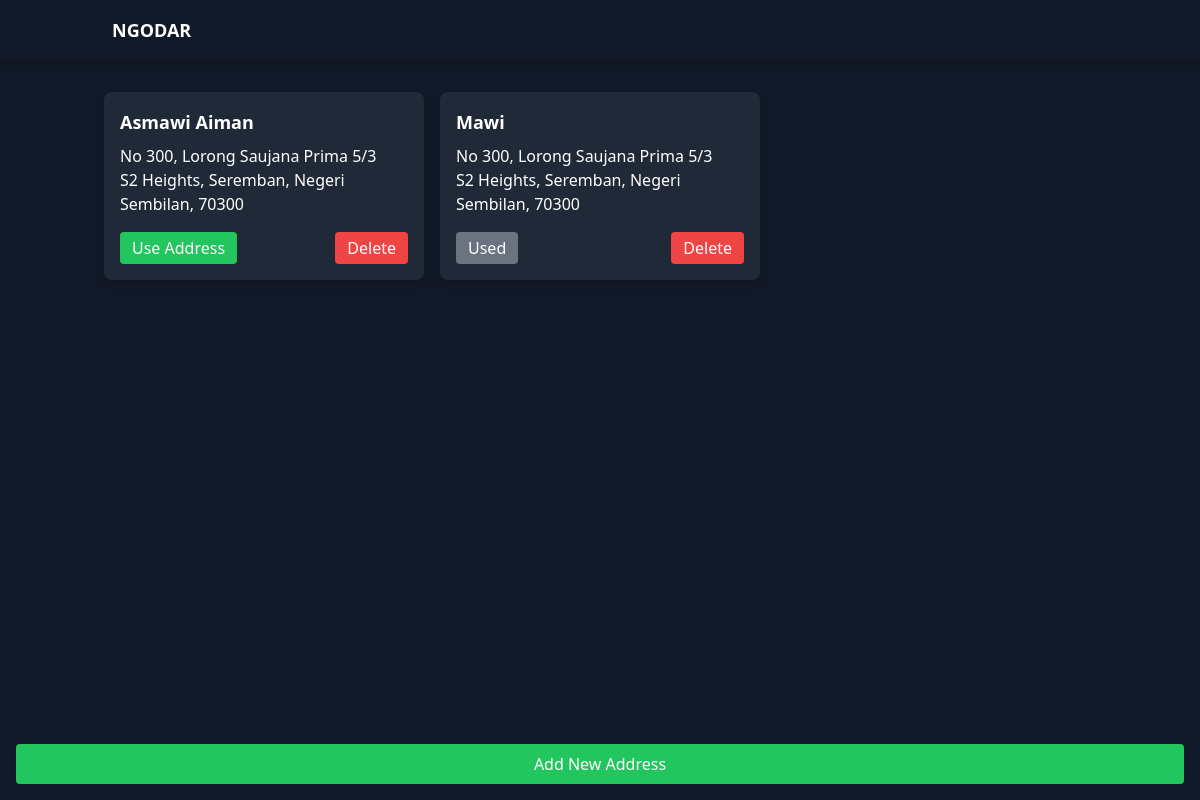
Page /user-home/location/ (signed in) on the earlier database version.
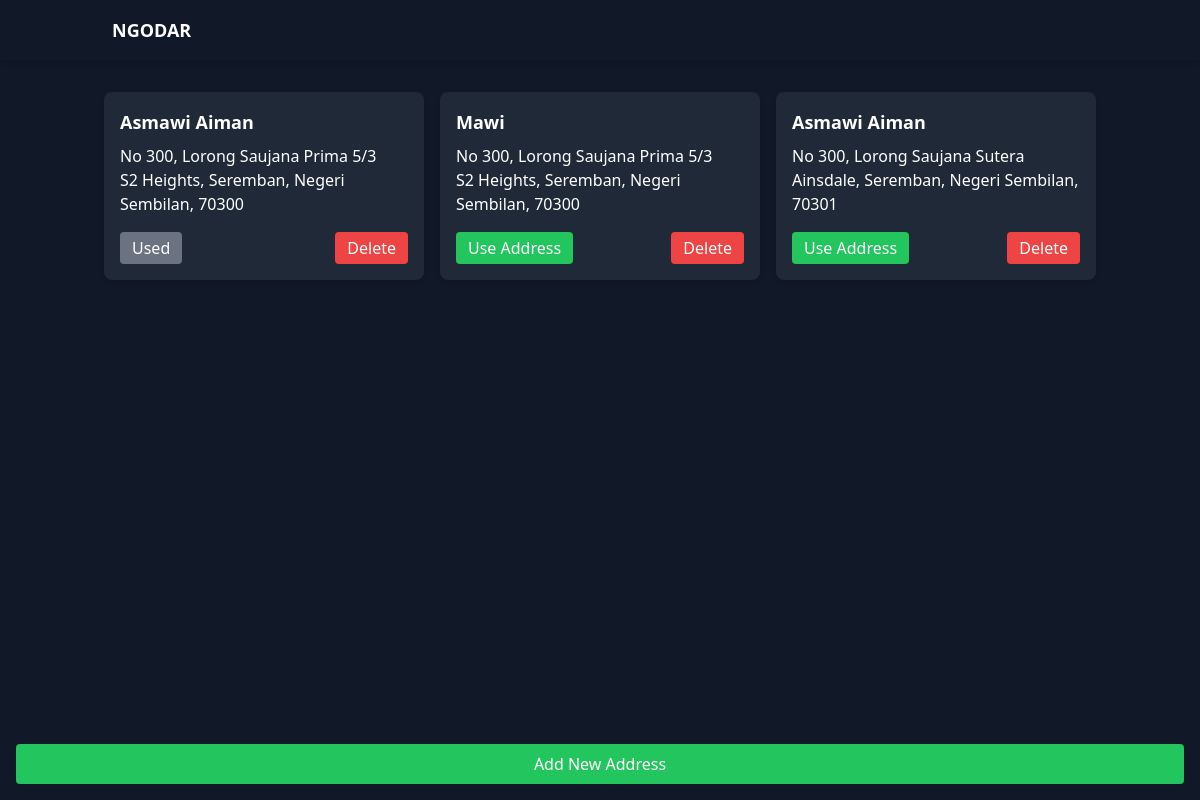
Same page on the later database version.
### ngodars/models.py (models this page shows, shortened)
class ADDRESS(models.Model):
    addressID = models.AutoField(primary_key=True)
    fullname = models.TextField(default=None)
    statearea = models.TextField(default=None)
    poscode = models.TextField(default=None)
    unit = models.TextField(default=None)
    streetname = models.TextField(default=None)
    userID = models.ForeignKey(USER, on_delete=models.CASCADE, default=None)
    is_used = models.BooleanField(default=False)

### ngodars/views.py (the view)
# urls.py: path('user-home/location/', views.user_location, name='user_location'),
def user_location(request):
    user_id = request.session.get('user_id')
    if not request.session.get('user_type') == 'user':
        request.session.flush()
        messages.error(request, "You do not have permission to view this page. Please login again")
        return redirect('login')
    try:
        user = USER.objects.get(userID=user_id)
        addresses = ADDRESS.objects.filter(userID=user)
        used_address = addresses.filter(is_used=True).first()
        context = {
            'addresses': addresses,
            'used_address_id': used_address.addressID if used_address else None
        }
        if used_address:
            request.session['locations'] = {
                'addressID': used_address.addressID,
                'poscode': used_address.poscode,
                'streetname': used_address.streetname,
                'statearea': used_address.statearea,
                'unit': used_address.unit,
                'fullname': used_address.fullname
            }
        else:
            request.session['locations'] = None
        return render(request, 'user/user_location.html', context)
    except USER.DoesNotExist:
        messages.error(request, "User not found. Please login again")
        return redirect('login')

### ngodars/templates/user/user_location.html (shortened to what this page needs)
{% load static %}
<!DOCTYPE html>
<html lang="en">
<head>
    <script src="https://cdn.tailwindcss.com"></script>
</head>
<body class="bg-gray-900 text-white flex flex-col min-h-screen">
    <header class="sticky top-0 z-50 bg-gray-900 shadow-md">
        <div class="container mx-auto flex justify-between items-center py-4 px-6">
            <div class="flex items-center space-x-10">
                <a href="{% url 'user_home' %}" class="text-lg font-bold uppercase">Ngodar</a>
            </div>
        </div>
    </header>
    <section class="container mx-auto mt-8 px-4 flex-grow">
        {% if addresses %}
            <div class="grid grid-cols-1 md:grid-cols-2 lg:grid-cols-3 gap-4">
                {% for address in addresses %}
                    <div class="bg-gray-800 p-4 rounded-lg shadow-md animate-on-scroll">
                        <h3 class="text-lg font-bold mb-2">{{ address.fullname }}</h3>
                        <p>{{ address.unit }}, {{ address.streetname }}</p>
                        <p>{{ address.statearea }}, {{ address.poscode }}</p>
                        <div class="mt-4 flex justify-between">
                            <form action="{% url 'use_address' address.addressID %}" method="POST" class="inline">
                                <button type="submit"
                                    class="
                                        {% if address.addressID == used_address_id %}
                                            bg-gray-500 cursor-not-allowed
                                        {% else %}
                                            bg-green-500 hover:bg-green-600
                                        {% endif %}
                                        text-white px-3 py-1 rounded"
                                    {% if address.addressID == used_address_id %}disabled{% endif %}
                                >
                                    {% if address.addressID == used_address_id %}
                                        Used
                                    {% else %}
                                        Use Address
                                    {% endif %}
                                </button>
                            </form>
                            <form action="{% url 'delete_address' address.addressID %}" method="POST" class="inline">
                                <button type="submit"
                                    onclick="return confirm('Are you sure you want to delete this address?');"
                                    class="bg-red-500 hover:bg-red-600 text-white px-3 py-1 rounded"
                                >
                                    Delete
                                </button>
                            </form>
                        </div>
                    </div>
                {% endfor %}
            </div>
        {% else %}
            <p class="text-center text-gray-400 animate-on-scroll">No addresses found. Add an address to get started.</p>
        {% endif %}
    </section>
    <div class="sticky bottom-0 left-0 right-0 p-4 bg-gray-900">
        <a href="{% url 'add_address' %}"
           class="block bg-green-500 hover:bg-green-600 text-white text-center py-2 rounded animate-on-scroll"
        >
            Add New Address
        </a>
    </div>
</body>
</html>

Differences in the rows shown:
changed ADDRESS (number 1 of 3 on the later page): text "Use Address" → "Used"
changed ADDRESS "Mawi": text "Used" → "Use Address"
added ADDRESS: fullname "Asmawi Aiman", unit "No 300", streetname "Lorong Saujana Sutera", statearea "Ainsdale, Seremban, Negeri Sembilan", poscode "70301", shows "Use Address"
